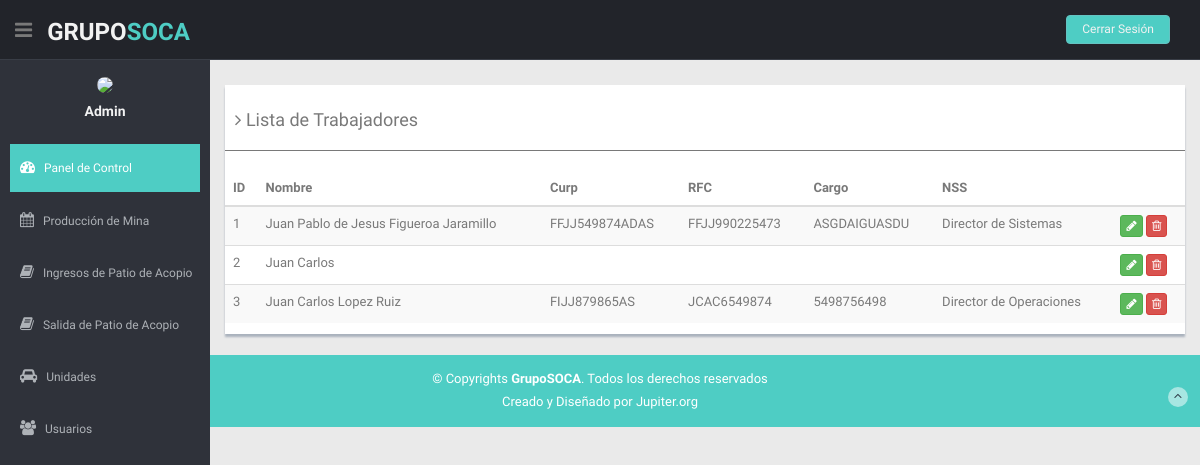
Screenshot of /Admin/listar_trabajador.php with the database file from the repository.
### tables this page shows
CREATE TABLE `trabajador` (
  `id` int(11) NOT NULL,
  `nombre` varchar(75) NOT NULL,
  `curp` varchar(40) NOT NULL,
  `rfc` varchar(13) NOT NULL,
  `nss` varchar(25) NOT NULL,
  `cargo` varchar(50) NOT NULL,
  `user` varchar(40) NOT NULL,
  `pwd` varchar(150) NOT NULL,
  `creado` timestamp NOT NULL DEFAULT current_timestamp()
);

### Admin/listar_trabajador.php (the view, shortened to what this page needs)
<?php
  include 'php/conexion.php';
?>
<!DOCTYPE html>
<html lang="en">
<head>
  <link href="lib/bootstrap/css/bootstrap.min.css" rel="stylesheet">
  <link href="lib/font-awesome/css/font-awesome.css" rel="stylesheet" />
  <link href="lib/advanced-datatable/css/demo_page.css" rel="stylesheet" />
  <link href="lib/advanced-datatable/css/demo_table.css" rel="stylesheet" />
  <link rel="stylesheet" href="lib/advanced-datatable/css/DT_bootstrap.css" />
  <link href="css/style.css" rel="stylesheet">
  <link href="css/style-responsive.css" rel="stylesheet">
</head>
<body>
  <section id="container">
    <header class="header black-bg">
      <div class="sidebar-toggle-box">
        <div class="fa fa-bars tooltips" data-placement="right" data-original-title="Toggle Navigation"></div>
      </div>
      <a href="index.html" class="logo"><b>Grupo<span>SOCA</span></b></a>
      <div class="top-menu">
        <ul class="nav pull-right top-menu">
          <li><a class="logout" href="login.html">Cerrar Sesión</a></li>
        </ul>
      </div>
    </header>
    <aside>
      <div id="sidebar" class="nav-collapse ">
        <ul class="sidebar-menu" id="nav-accordion">
          <p class="centered"><a href="profile.html"><img src="img/favicon.ico" class="img-circle" width="80"></a></p>
          <h5 class="centered">Admin</h5>
          <li class="mt">
            <a class="active" href="index.html">
              <i class="fa fa-dashboard"></i>
              <span>Panel de Control</span>
              </a>
          </li>
          <li class="sub-menu">
            <a href="javascript:;">
              <i class="fa fa-calendar"></i>
              <span>Producción de Mina</span>
              </a>
          </li>
          <li class="sub-menu">
            <a href="javascript:;">
              <i class="fa fa-book"></i>
              <span>Ingresos de Patio de Acopio</span>
              </a>
          </li>
          <li class="sub-menu">
            <a href="javascript:;">
              <i class="fa fa-book"></i>
              <span>Salida de Patio de Acopio</span>
              </a>
          </li>
          <li class="sub-menu">
            <a href="javascript:;">
              <i class="fa fa-car"></i>
              <span>Unidades</span>
              </a>
          </li>
          <li class="sub-menu">
            <a href="javascript:;">
              <i class="fa fa-group"></i>
              <span>Usuarios</span>
              </a>
          </li>
        </ul>
      </div>
    </aside>
    <section id="main-content">
      <section class="wrapper">
        <div class="row mt">
          <div class="col-md-12">
            <div class="content-panel">
              <table class="table table-striped table-advance table-hover">
                <h4><i class="fa fa-angle-right"></i> Lista de Trabajadores</h4>
                <hr>
                <thead>
                  <tr>
                    <th> ID</th>
                    <th> Nombre</th>
                    <th class="hidden-phone"> Curp</th>
                    <th> RFC</th>
                    <th> Cargo</th>
                    <th> NSS</th>
                    <th></th>
                  </tr>
                </thead>
                <tbody>
                  <?php
                    $sql="SELECT * FROM trabajador";
                    $resultado = $conexion->query($sql);
                    while ($mostrar=mysqli_fetch_array($resultado)) {
                  ?>
                  <tr>
                    <td><?php echo $mostrar['id'] ?></td>
                    <td><?php echo $mostrar['nombre'] ?></td>
                    <td><?php echo $mostrar['curp'] ?></td>
                    <td><?php echo $mostrar['rfc'] ?></td>
                    <td><?php echo $mostrar['nss'] ?></td>
                    <td><?php echo $mostrar['cargo'] ?></td>
                    <td>
                      <a href='./editar_trabajador.php?id=<?php echo $mostrar['id']  ?>' class="btn btn-success btn-xs"><i class="fa fa-pencil"></i></a>
                      <a href='./eliminar_trabajador.php?id=<?php echo $mostrar['id']  ?>' class="btn btn-danger btn-xs"><i class="fa fa-trash-o "></i></a>
                    </td>
                  </tr>
                 <?php
                    }
                 ?>
                </tbody>
              </table>
            </div>
          </div>
        </div>
      </section>
    </section>
    <footer class="site-footer">
      <div class="text-center">
        <p>
          &copy; Copyrights <strong>GrupoSOCA</strong>. Todos los derechos reservados
        </p>
        <div class="credits">
          Creado y Diseñado por Jupiter.org
        </div>
        <a href="index.html#" class="go-top">
          <i class="fa fa-angle-up"></i>
          </a>
      </div>
    </footer>
  </section>
</body>
</html>

### Admin/css/style.css (style rules this page uses)
body { color: #797979; background: #eaeaea; font-family: 'Ruda', sans-serif; padding: 0px !important; margin: 0px !important; font-size:13px; }
ul li { list-style: none; }
a, a:hover, a:focus { text-decoration: none; outline: none; }
#container { width: 100%; height: 100%; }
hr { margin-top: 20px; margin-bottom: 20px; border: 0; border-top: 1px solid #797979; }
.centered { text-align: center; }
.mt { margin-top: 25px; }
ul.top-menu > li > .logout { color: #f2f2f2; font-size: 12px; border-radius: 4px; -webkit-border-radius: 4px; border: 1px solid #64c3c2 !important; padding: 5px 15px; margin-right: 15px; background: #4ECDC4; margin-top: 15px; }
#sidebar { width: 210px; height: 100%; position: fixed; background: #2f323a; }
#sidebar h5 { color: #f2f2f2; font-weight: 700; }
#sidebar ul li { position: relative; }
ul.sidebar-menu , ul.sidebar-menu li ul.sub { margin: -2px 0 0; padding: 0; }
ul.sidebar-menu { margin-top: 75px; }
ul.sidebar-menu li { margin-bottom: 5px; margin-left:10px; margin-right:10px; }
ul.sidebar-menu li.sub-menu { line-height: 15px; }
ul.sidebar-menu li a span { display: inline-block; }
ul.sidebar-menu li a { color: #aeb2b7; text-decoration: none; display: block; padding: 15px 0 15px 10px; font-size: 12px; outline: none; -webkit-transition: all 0.3s ease; -moz-transition: all 0.3s ease; -o-transition: all 0.3s ease; -ms-transition: all 0.3s ease; transition: all 0.3s ease; }
ul.sidebar-menu li a.active, ul.sidebar-menu li a:hover, ul.sidebar-menu li a:focus { background: #4ECDC4; color: #fff; display: block; -webkit-transition: all 0.3s ease; -moz-transition: all 0.3s ease; -o-transition: all 0.3s ease; -ms-transition: all 0.3s ease; transition: all 0.3s ease; }
ul.sidebar-menu li a i { font-size: 15px; padding-right: 6px; }
ul.sidebar-menu li a.active i { color: #fff; }
#main-content { margin-left: 210px; }
.header, .footer { min-height: 60px; padding: 0 15px; }
.header { position: fixed; left: 0; right: 0; z-index: 1002; }
.black-bg { background: #22242a; border-bottom: 1px solid #393d46; }
.wrapper { display: inline-block; margin-top: 60px; padding-left: 15px; padding-right: 15px; padding-bottom: 15px; padding-top: 0px; width: 100%; }
a.logo { font-size: 24px; color: #f2f2f2; float: left; margin-top: 15px; text-transform: uppercase; }
a.logo b { font-weight: 900; }
a.logo span { color: #4ECDC4; }
#top_menu .nav > li, ul.top-menu > li { float: left; }
ul.top-menu > li > a { color: #666666; font-size: 16px; border-radius: 4px; -webkit-border-radius: 4px; border:1px solid #666666 !important; padding: 2px 6px; margin-right: 15px; }
.sidebar-toggle-box { float: left; padding-right: 15px; margin-top: 20px; }
.sidebar-toggle-box .fa-bars { cursor: pointer; display: inline-block; font-size: 20px; }
.content-panel { background: #ffffff; box-shadow: 0px 3px 2px #aab2bd; padding-top: 15px; padding-bottom: 5px; }
.content-panel h4 { margin-left: 10px; }
.site-footer { background: #4ECDC4; color: #fff; padding: 15px 0; }
.site-footer p { margin-bottom: 5px; }
.credits, .credits a { color: #fff; }
.go-top { margin-right: 1%; margin-top: -25px; float: right; background: rgba(255,255,255,.5); width: 20px; height: 20px; border-radius: 50%; -webkit-border-radius: 50%; }
.go-top i { color: #2A3542; }

### rows the page displays
trabajador: id "1", nombre "Juan Pablo de Jesus Figueroa Jaramillo", curp "FFJJ549874ADAS", rfc "FFJJ990225473", nss "ASGDAIGUASDU", cargo "Director de Sistemas"
trabajador: id "2", nombre "Juan Carlos"
trabajador: id "3", nombre "Juan Carlos Lopez Ruiz", curp "FIJJ879865AS", rfc "JCAC6549874", nss "5498756498", cargo "Director de Operaciones"
